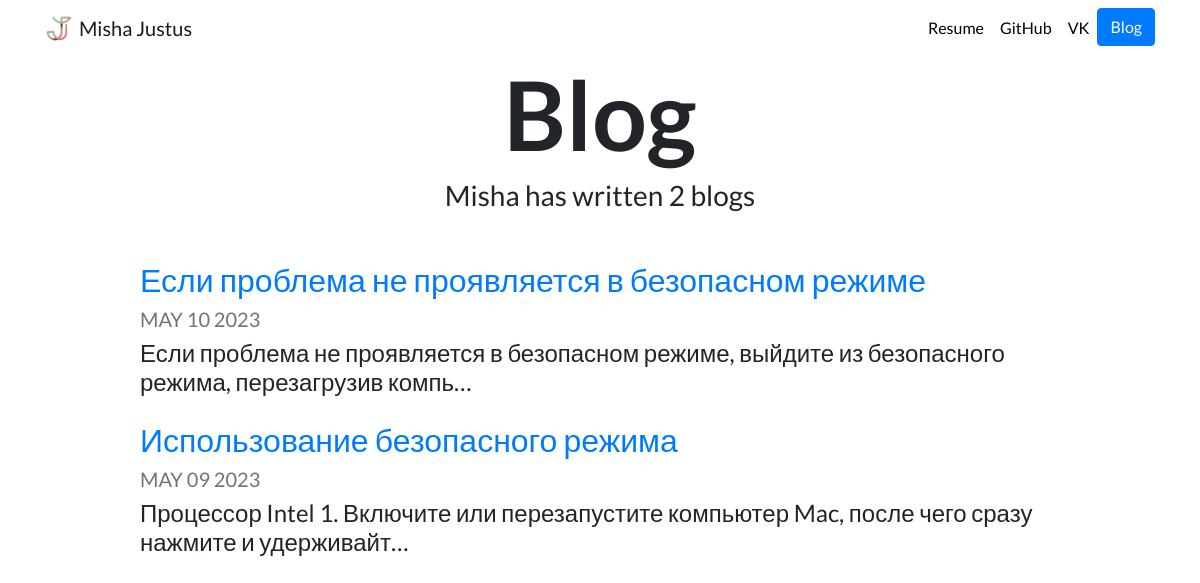
Screenshot of /blog/ with the database file from the repository.
### blog/models.py (models this page shows, shortened)
class Blog(models.Model):
    title = models.CharField(max_length=50)
    date = models.DateField()
    description = models.TextField(max_length=1000)

### blog/views.py (the view)
# urls.py: path('', views.all_blogs, name='all_blogs'),
def all_blogs(request):
    blogs = Blog.objects.order_by('-date')
    return render(request, 'blog/all_blogs.html', {'blogs':blogs})

### blog/templates/blog/all_blogs.html
{% extends "portfolio/base.html" %}
{% load static %}
{% block content %}
<h1 id="blogtitle" class="font-weight-bold text-center">Blog</h1>
<h3 class="text-center mb-5">Misha has written {{ blogs.count }} blog{{ blogs.count|pluralize }}</h3>
{% for blog in blogs %}
<div class="row justify-content-center my-3">
  <div class="col-md-10">
    <a href="{% url 'blog:detail' blog.id %}">
      <h2>{{ blog.title }}</h2>
    </a>
    <h5 class="text-muted">{{ blog.date|date:'M d Y'|upper }}</h5>
    <h4>{{ blog.description|striptags|truncatechars:100 }}</h4>
  </div>
</div>
{% endfor %}
{% endblock %}

### portfolio/templates/portfolio/base.html (shortened to what this page needs)
{% load static %}
<!doctype html>
<html lang="en">
<head>
  <link rel="stylesheet" href="https://stackpath.bootstrapcdn.com/bootstrap/4.4.1/css/bootstrap.min.css">
  <link rel="stylesheet" href="{% static 'portfolio/custom.css' %}">
</head>
<body>
  <nav id="topNav" class="navbar navbar-expand-md navbar-light">
    <div class="container">
      <a class="navbar-brand" href="{% url 'home' %}">
        <img src="{% static 'portfolio/logo.png' %}" width="30" height="30" class="d-inline-block align-top" alt="Misha's Logo">
        <span>Misha Justus</span>
      </a>
      <div class="collapse navbar-collapse text-center" id="navbarNav">
        <ul class="navbar-nav ml-auto">
          <li class="nav-item">
            <a class="nav-link" href="{% static 'portfolio/python_junior.pdf' %}">Resume</a>
          </li>
          <li class="nav-item">
            <a class="nav-link" href="https://github.com/justusmisha" target="_blank">GitHub</a>
          </li>
          <li class="nav-item">
            <a class="nav-link" href="https://vk.com/ju.stice" target="_blank">VK</a>
          </li>
          <li>
            <a role="button" href="{% url 'blog:all_blogs' %}" class="btn btn-primary">Blog</a>
          </li>
        </ul>
      </div>
    </div>
  </nav>
  <div class="container">
    {% block content %}{% endblock %}
  </div>
</body>
</html>

### portfolio/static/portfolio/custom.css (style rules this page uses)
.navbar-nav .nav-link { color: rgba(0,0,0,1) !important; }
body { font-family: 'Lato', sans-serif; }
#blogtitle { font-size: 6rem; }

### rows the page displays
Blog: title "Если проблема не проявляется в безопасном режиме", date "MAY 10 2023", description "Если проблема не проявляется в безопасном режиме, выйдите из безопасного режима, перезагрузив компь…"
Blog: title "Использование безопасного режима", date "MAY 09 2023", description "Процессор Intel 1. Включите или перезапустите компьютер Mac, после чего сразу нажмите и удерживайт…"

### other values shown
{{ blogs.count }} "2"
